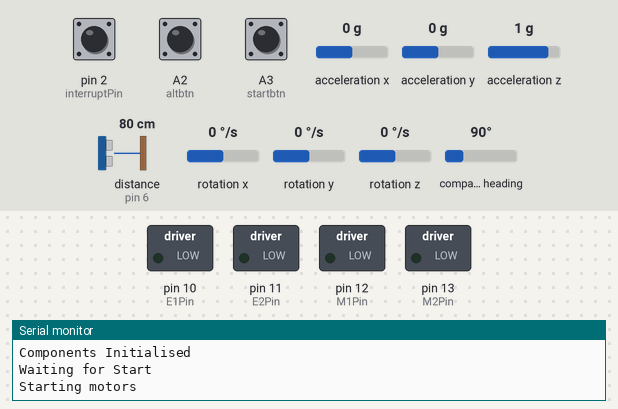
This sketch was run on a simulated Arduino Uno, built with avr-gcc and run on an emulated ATmega328P. On the bench: switched loads named in the sketch (green lamp = pin HIGH), the last lines printed to the serial monitor. The test bench sets the inputs (shaded band); at power-on: A3 (startbtn) HIGH, distance to the obstacle (sensor on pin 6) 80 cm, A2 (altbtn) HIGH, pin 2 (interruptPin) LOW, acceleration x 0 g, acceleration y 0 g, acceleration z 1 g, rotation x 0 °/s, rotation y 0 °/s, rotation z 0 °/s, compass heading 90°. The echo pulse lasts 58.3 µs per cm; the sensor or clock chip raises its interrupt line as the real part does.

Above: at 6.7 s.
6.8 s: A3 (startbtn) pulled LOW for 0.15 s
At 7.5 s:
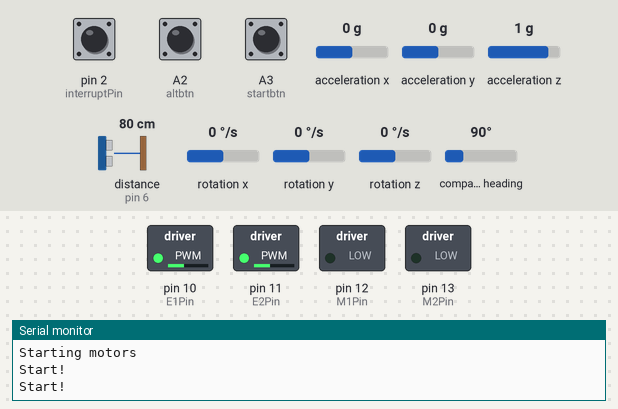
8.4 s: distance to the obstacle (sensor on pin 6) set to 12 cm
9.9 s: distance to the obstacle (sensor on pin 6) set to 9 cm
At 10.4 s:
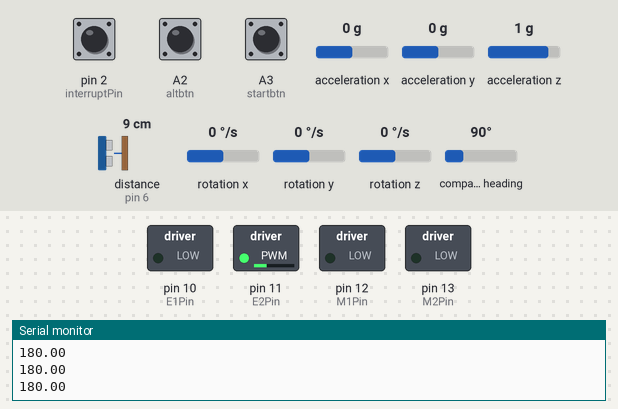
11.6 s: A3 (startbtn) pulled LOW for 3.2 s
At 15.4 s:
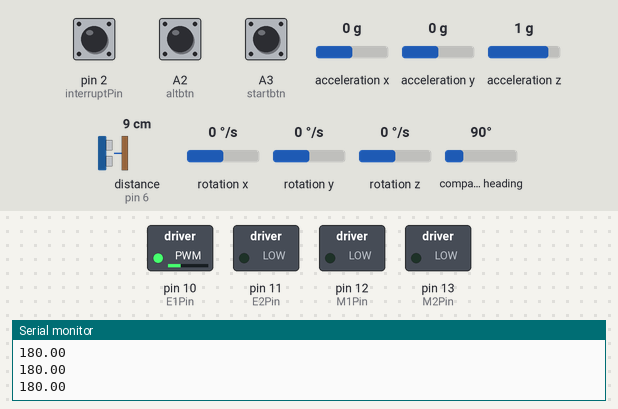
16.3 s: A2 (altbtn) pulled LOW for 0.15 s
At 17.0 s:
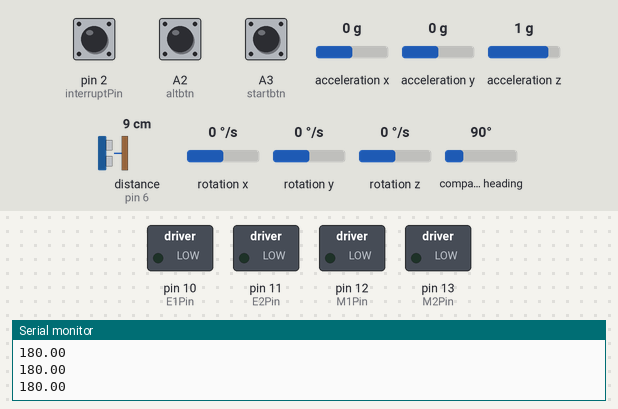
17.9 s: A3 (startbtn) pulled LOW for 1 s
At 19.5 s:
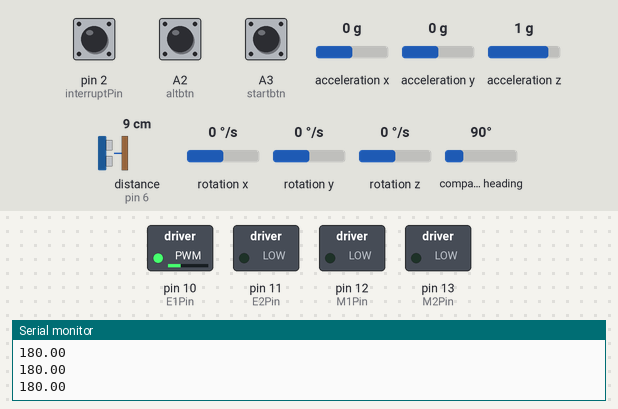
Timing chart, 0 to 21.0 s (numbered marks = the images above; inputs shaded):
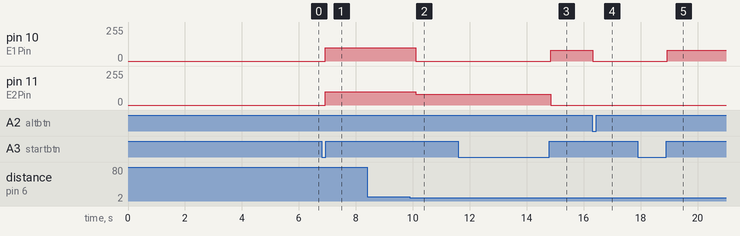

Measured:
- the behaviour switches between 11 and 10 cm on distance to the obstacle (sensor on pin 6) (found by bisection; images 1 and 2)
- after the input at 6.8 s, pin 10 (E1Pin), pin 11 (E2Pin): 0/255 → 100/255 after 0.13 s
- after the input at 8.4 s, every drawn part: stays the same
- after the input at 9.9 s, pin 10 (E1Pin): 100/255 → 0/255 after 0.21 s; pin 11 (E2Pin): 100/255 → 80/255 after 0.21 s
- after the input at 11.6 s, pin 10 (E1Pin): 0/255 → 80/255 after 3.2 s; pin 11 (E2Pin): 80/255 → 0/255 after 3.2 s
- after the input at 16.3 s, pin 10 (E1Pin): 80/255 → 0/255 at once
- after the input at 17.9 s, pin 10 (E1Pin): 0/255 → 80/255 after 1.0 s

The sketch:

minesweeper.ino
```cpp
/* Import External Packages */
#include <NewPing.h>
#include <Wire.h>
#include <Servo.h>
#include <Adafruit_Sensor.h>
#include <Adafruit_HMC5883_U.h>
#include "I2Cdev.h"
#include "MPU6050_6Axis_MotionApps20.h"


/* Variable Definitions */
  // #define
    #define baudRate 115200

    #define E1Pin 10 //PWM-1
    #define E2Pin 11 //PWM-2
    #define M1Pin 12 //DIR-1
    #define M2Pin 13 //DIR-2

    #define forward LOW
    #define reverse HIGH
    #define left 0
    #define right 1

    #define speed1 100
    #define turnSpeed 80

    #define triggerPin 7
    #define echoPin 6
    #define minWallDist 10
    #define range 3000 // the maximum distance allowed for the ultrasonic sensor

    #define interruptPin 2

    #define mineSensitivity 100

    #define servo_offset 27

    #define servo_init_angle  0
    #define servo_fire_angle  30

  // integer
    int magx = 0;
    int magy = 0;
    int magz = 0;
    int minesDetected = 0;

    bool dmpReady = false;  // set true if DMP init was successful
    uint8_t mpuIntStatus;   // holds actual interrupt status byte from MPU
    uint8_t devStatus;      // return status after each device operation (0 = success, !0 = error)
    uint16_t packetSize;    // expected DMP packet size (default is 42 bytes)
    uint16_t fifoCount;     // count of all bytes currently in FIFO
    uint8_t fifoBuffer[128]; // FIFO storage buffer
    volatile bool mpuInterrupt = false;

    MPU6050 mpu;

    Quaternion q;           // [w, x, y, z]         quaternion container
    VectorInt16 aa;         // [x, y, z]            accel sensor measurements
    VectorInt16 aaReal;     // [x, y, z]            gravity-free accel sensor measurements
    VectorInt16 aaWorld;    // [x, y, z]            world-frame accel sensor measurements
    VectorFloat gravity;    // [x, y, z]            gravity vector
    //float euler[3];         // [psi, theta, phi]    Euler angle container
    float ypr[3];           // [yaw, pitch, roll]   yaw/pitch/roll container and gravity vector

    unsigned long initTime = 0;
    unsigned long debounceDelay = 1000;
    int l_speed, r_speed;
    int initial_heading;
    bool start = false; // status of run
    bool runyet = false; // status of runoncebool dmpReady = false;  // set true if DMP init was successful
    bool mineMarked = false;

    int magxoffset=0;
    int magyoffset=0;
    int magzoffset=0;
    bool magrunyet = false;

    // states for mark mine state machine
    #define stateDetectMine 1000
    #define stateMarkMine 1100
    int stateMine;

    // states for main state machine
    #define stateDetectWall 10
    #define stateStartTurn 20
    #define stateEvaluateHeading 30
    #define stateBreak 40
    #define stateStop 50
    #define statePause 60
    #define stateMoveAroundMine 70
    int state;

    // variables for state machine layer 1
    int initialHeading;
    int projectedHeading;
    int turnDirection;

    #define clockwise 1
    #define counterclockwise 2
    #define startbtn A3
    #define altbtn A2

    int currentMillis;

/* Creation of Objects */
  // New Ping Library
    NewPing sonar(triggerPin, echoPin, range);
  // Adafruit HMC8553 Library
    Adafruit_HMC5883_Unified mag = Adafruit_HMC5883_Unified(12345);
  // Servo.h
    Servo myservo;

void init_motors(){
    pinMode(E1Pin, OUTPUT);
    pinMode(M1Pin, OUTPUT);
    pinMode(E2Pin, OUTPUT);
    pinMode(M2Pin, OUTPUT);
}

void init_ultrasonic(){
  pinMode(triggerPin, OUTPUT);
  pinMode(echoPin, INPUT);
}

void init_magnetometer(){
  if(!mag.begin()){
    /* There was a problem detecting the HMC5883 ... check your connections */
    Serial.println("Ooops, no HMC5883 detected ... Check your wiring!");
    while(1);
  }

//  displaySensorDetails();
  Serial.println("HMC5883 Magnetometer Initialised");
}

void init_gyro(){
  #if I2CDEV_IMPLEMENTATION == I2CDEV_ARDUINO_WIRE
        Wire.begin();
        Wire.setClock(400000); // 400kHz I2C clock. Comment this line if having compilation difficulties
    #elif I2CDEV_IMPLEMENTATION == I2CDEV_BUILTIN_FASTWIRE
        Fastwire::setup(400, true);
    #endif

  while (!Serial);
//  Serial.println(F("Initializing I2C devices..."));
  mpu.initialize();
  pinMode(interruptPin, INPUT);
//  Serial.println(F("Testing device connections..."));
//  Serial.println(mpu.testConnection() ? F("MPU6050 connection successful") : F("MPU6050 connection failed"));

//  Serial.println(F("Initializing DMP..."));
  devStatus = mpu.dmpInitialize();

  mpu.setXGyroOffset(220);
  mpu.setYGyroOffset(76);
  mpu.setZGyroOffset(-85);
  mpu.setZAccelOffset(1788); // 1688 factory default for my test chip

  if (devStatus == 0) {
      mpu.setDMPEnabled(true);

//      Serial.print(F("Enabling interrupt detection (Arduino external interrupt "));
      attachInterrupt(digitalPinToInterrupt(interruptPin), dmpDataReady, RISING);
      mpuIntStatus = mpu.getIntStatus();
//      Serial.println(F("DMP ready! Waiting for first interrupt..."));
      dmpReady = true;

      packetSize = mpu.dmpGetFIFOPacketSize();
  } else {
      Serial.print(F("DMP Initialization failed (code "));
      Serial.print(devStatus);
      Serial.println(F(")"));

      if (devStatus == 1){
        Serial.print("Restart the Arduino for a quick fix");
      }
  }
}

void init_components(){
  pinMode(startbtn, INPUT);
  digitalWrite(startbtn, HIGH);

  pinMode(altbtn, INPUT);
  digitalWrite(altbtn, HIGH);
}

void init_marking(){
    myservo.attach(2);  // attaches the servo on pin 2 to the servo object
    myservo.write(servo_init_angle);
}

void setup(){
  Serial.begin(baudRate);
  init_motors();
  Serial.println("Motors Initialised");
  init_ultrasonic();
  Serial.println("Ultrasonic Initialised");
  init_magnetometer();
  Serial.println("Magnetometer Initialised");
  init_gyro();
  Serial.println("Gyro Initialised");
  init_components();
  Serial.println("Components Initialised");

  Serial.println("Waiting for Start");
  // wait_for_start(); // clear fifo while in block operation

  Serial.println("Starting motors");

  turnDirection = counterclockwise;

  state = statePause; // start the state machine with the initial state
  stateMine = stateDetectMine; // start the mark mines state machine with detection

  delay(5000);
}

void loop(){

  altbutton();
  startbutton();
  detectMine();

//  Serial.println(state);
   switch(stateMine){
     case stateDetectMine:
//      Serial.print("stateDetectMine");
       if (detectMine()){
         stop();
         stateMine = stateMarkMine;
         state = statePause;
         mineMarked = false;
         // Indicate that the mine has been detected by flashing an LED
         currentMillis = millis();
       }
       break;

     case stateMarkMine:
//       Serial.println("Marking mine");

       if (mineMarked == false){
        mineMarked = true;
        markMine();
       }
       state = stateMoveAroundMine;
       break;
   }

  switch(state){
    case stateMoveAroundMine:

      // Needs to move around mine instead of just going straight over it
      /*
       * Rotate 90 degrees
       * `x
      */
      steer(speed1, speed1);
      delay(500);
      mpu.resetFIFO();

      state = stateDetectWall;
      stateMine = stateDetectMine;

    case statePause:
      stop();
      break;

    case stateDetectWall:
      if (detectWall()){
        initialHeading = heading();
        projectedHeading = wrap(initialHeading, 180.0);
//        Serial.print("initialHeading:");
//        Serial.print(initialHeading);
//
//        Serial.print("projectedHeading:");
//        Serial.print(projectedHeading);

        turnDirection = switchTurnDirection(turnDirection);
        state = stateStartTurn;
//        Serial.println("stateStartTurn");
      }
      else{
        steer(speed1, speed1);
//        Serial.println("Setting speed in stateDetectWall");
      }

      break;

    case stateStartTurn:
      if (turnDirection == clockwise){
        steer(turnSpeed, 0);
      }

      else if(turnDirection == counterclockwise){
        steer(0, turnSpeed);
      }

      state = stateEvaluateHeading;
//      Serial.println("stateEvaluateHeading");
      break;

    case stateEvaluateHeading:
      // formerly stateTurnAround
      Serial.println(heading());
      int currentHeading = heading();
      if ((((projectedHeading-10) <= currentHeading) && (currentHeading <= (projectedHeading+10)))){
        state = stateBreak;
//        Serial.println("stateBreak");
        stop();
        steer(speed1, speed1);
//        Serial.println("Settings speed in stateEvaluateHeading");
      }
      else{
        // do nothing, state remains the same until it reaches correct rotation
      }
      break;

    case stateBreak:
      if (minesDetected >= 8){
        state = stateStop;
//        Serial.println("stateStop");
      }
      else{
        state = stateDetectWall;
//        Serial.println("stateDetectWall");
      }
      break;

    case stateStop:
      // do nothing. Idle until reset.
      break;
  }


  mpu.resetFIFO();
}
```

gyroscope.ino
```cpp
float heading(){
  if (!dmpReady) return;
      while (!mpuInterrupt && fifoCount < packetSize) {
          if (mpuInterrupt && fifoCount < packetSize) {
            // try to get out of the infinite loop
            fifoCount = mpu.getFIFOCount();
          }
      }

      mpuInterrupt = false;
      mpuIntStatus = mpu.getIntStatus();
      fifoCount = mpu.getFIFOCount();

      if ((mpuIntStatus & _BV(MPU6050_INTERRUPT_FIFO_OFLOW_BIT)) || fifoCount >= 1024) {
          mpu.resetFIFO();
          fifoCount = mpu.getFIFOCount();
          Serial.println(F("FIFO overflow!"));
      }

      else if (mpuIntStatus & _BV(MPU6050_INTERRUPT_DMP_INT_BIT)) {
          while (fifoCount < packetSize) fifoCount = mpu.getFIFOCount();

          mpu.getFIFOBytes(fifoBuffer, packetSize);
          fifoCount -= packetSize;
          mpu.dmpGetQuaternion(&q, fifoBuffer);
          mpu.dmpGetGravity(&gravity, &q);
          mpu.dmpGetYawPitchRoll(ypr, &q, &gravity);
          mpu.resetFIFO();
          return int(((ypr[0] * 180/M_PI)+180+initial_heading)); // [0, 360]
    }
}

void dmpDataReady() {
    mpuInterrupt = true;
}
```

magnetometer.ino
```cpp
void displaySensorDetails(void){
  sensor_t sensor;
  mag.getSensor(&sensor);
  Serial.println("------------------------------------");
  Serial.print  ("Sensor:       "); Serial.println(sensor.name);
  Serial.print  ("Driver Ver:   "); Serial.println(sensor.version);
  Serial.print  ("Unique ID:    "); Serial.println(sensor.sensor_id);
  Serial.print  ("Max Value:    "); Serial.print(sensor.max_value); Serial.println(" uT");
  Serial.print  ("Min Value:    "); Serial.print(sensor.min_value); Serial.println(" uT");
  Serial.print  ("Resolution:   "); Serial.print(sensor.resolution); Serial.println(" uT");
  Serial.println("------------------------------------");
  Serial.println("");
  delay(500);
}

void getMagneticField(){
  sensors_event_t event;
  mag.getEvent(&event);

  magx = event.magnetic.x - magxoffset;
  magy = event.magnetic.y - magyoffset;
  magz = event.magnetic.z - magzoffset;

  if (!magrunyet){
    magrunyet = true;
    magxoffset = magx;
    magyoffset = magy;
    magzoffset = magz;
  }

//  Serial.print(magx);
//  Serial.print(" | ");
//  Serial.print(magy);
//  Serial.print(" | ");
//  Serial.print(magz);

//  Serial.print(" ----- ");
//  Serial.print(magx+magxoffset);
//  Serial.print(" | ");
//  Serial.print(magy+magyoffset);
//  Serial.print(" | ");
//  Serial.println(magz+magzoffset);
}

bool detectMine(){
  getMagneticField();
  if (magrunyet){
    if (int(abs(magx)) > mineSensitivity){
      Serial.println("Mine detected");
//      return true;
    }

    else if (int(abs(magy)) > mineSensitivity){
      Serial.println("Mine detected");
//      return true;
    }

    else if (int(abs(magz)) > mineSensitivity){
      Serial.println("Mine detected");
//      return true;
    }
    else{
  //    Serial.println("Mine not detected!");
      return false;
    }
  }
}
```

markingSystem.ino
```cpp
void markMine(){
    myservo.write(servo_offset+servo_fire_angle);
    delay(90);
    set_servo_via_pot(servo_offset);
    //myservo.write(servo_init_angle);
    // sets the servo position according to the scaled valu18
    Serial.println("fire");

    delay(1000);

    Serial.println("marking finished");
}
```

methods.ino
```cpp
void wait_for_start(){
  while(digitalRead(startbtn) == HIGH){
    mpu.resetFIFO();
  }
}

void startbutton(){
  if (digitalRead(startbtn) == LOW){
    state = stateDetectWall;
    Serial.println("Start!");
  }
}

void altbutton(){
  if (digitalRead(altbtn) == LOW){
    state = statePause;
  }
}

int wrap(int position1, int position2){
  int sum = position1 + position2;

  while (sum > 360){
    sum -= 360;
  }

  while (sum < 0){
    sum += 360;
  }

  return sum;
}

int switchTurnDirection(int funcTurnDirection){

  if (funcTurnDirection == clockwise){
    return counterclockwise;
  }

  else if (funcTurnDirection == counterclockwise){
    return clockwise;
  }
}

void set_servo_via_pot(int val){

  myservo.write(servo_offset);
  Serial.print("servo angle:");
  Serial.print(servo_offset);
}

void moveAroundMine(){
  steer(speed1, speed1);
  delay(500);
}

void tuneServo(){
//  init_marker();
//  pinMode(button,INPUT_PULLUP);
//    int val= analogRead(potpin);
//  val=map(val,0,1023,0,180);
//  Serial.begin(115200);
//  Serial.println("begin");
//  set_servo_via_pot(servo_offset);
}
```

motors.ino
```cpp
void set_motors(int side, int input_speed){
    // Step 1: Initialise Variables
    int PWM;
    int DIR;
    int motor_speed;
    boolean motor_direction;

    // Step 1: Assign pins to be written to
    if (side == left){
        PWM = E2Pin;
        DIR = M2Pin;
    }

    else if (side == right){
        PWM = E1Pin;
        DIR = M1Pin;
    }

    // Step 2: Handle cases for +ve and -ve speeds
    if (input_speed == 0){
        motor_speed = 0;
        motor_direction = forward;
    }

    if (input_speed < 0){
        // negative or backwards
        motor_speed = input_speed * (-1);
        motor_direction = reverse;
    }

    else if (input_speed > 0){
        // forwards direction
        motor_direction = forward;
        motor_speed = input_speed;
    }


    // Step 3: Handle edge case of speed being greater than maximum value
    if (motor_speed > 255){
        motor_speed = 255;
    }

    // Step 4: Write speed and direction to motor via previously assigned pins.
    digitalWrite(DIR, motor_direction);
    analogWrite(PWM, motor_speed);
}

void steer(int left_speed, int right_speed){
    set_motors(left, left_speed);
    set_motors(right, right_speed);
}

void stop(){
    steer(0,0);
}

void pause(int some_delay){
    stop();
    delay(some_delay);
}

void rotate(int angle){
  // rotate on the inner track
  // right: true
  // left: false

  mpu.resetFIFO();

  int initial_heading = heading();
  int target_heading = heading() + angle;

  if (turnDirection == false){
    while(!(((target_heading-10) <= heading()) and (heading <= (target_heading-10)))){
      steer(speed1, 0);
    }
    turnDirection = false;
    }
  else if (turnDirection == true){
    while(!(((target_heading-10) <= heading()) and (heading <= (target_heading-10)))){
      steer(0, speed1);
    }
    turnDirection = true;
  }
}

void turn_around(){
  stop();
  rotate(180);
  stop();

};
```

sensorTest.ino
```cpp
void testMotors(){
  steer(60,60);
}

void testUltrasonic(){
  int usd = ultrasonic_distance();
  Serial.println(usd);
}
```

ultrasonic.ino
```cpp
int ultrasonic_distance(){
  int US_distance = sonar.convert_cm(sonar.ping_median(5));

  if (US_distance > 0){ // is valid
//    Serial.println(US_distance);
    return US_distance;
  }
  else{
    // invalid distance
    return 999;
  }
}

bool detectWall(){
  if (ultrasonic_distance() <= minWallDist){
    Serial.println("Wall detected <=10cm");
    return true;
  }
  else{
    return false;
  }
}
```
